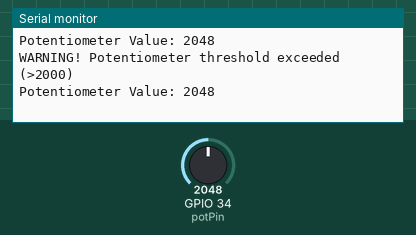
Bench run of a sketch on a simulated ESP32. Parts: the last lines printed to the serial monitor. Inputs (shaded band) come from the test bench; at power-on: GPIO 34 (potPin) = 2048.

Above: at 2.2 s.
2.3 s: GPIO 34 (potPin) set to 1960
At 2.9 s:
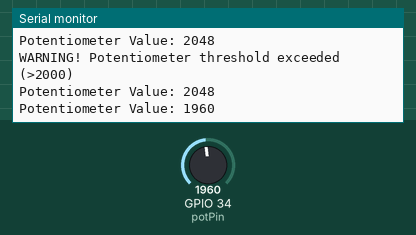
3.8 s: GPIO 34 (potPin) set to 2040
At 4.4 s:
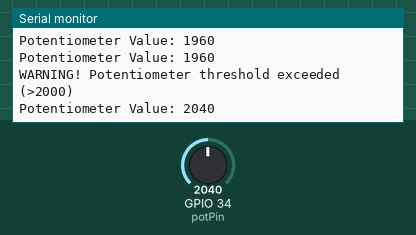
Timing chart, 0 to 6.8 s (numbered marks = the images above; inputs shaded):
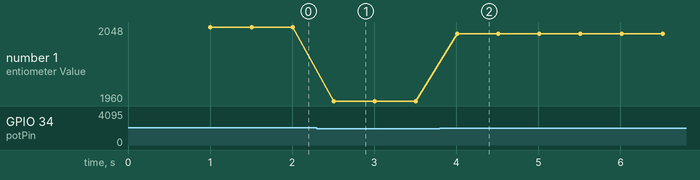

Measured:
- after the input at 2.3 s, the serial monitor: prints a new line after 0.21 s (image 1)
- after the input at 3.8 s, the serial monitor: prints a new line after 0.21 s (image 2)
- plotted number 1: 2048 → 1960 after the input at 2.3 s, 1960 → 2040 after the input at 3.8 s

The sketch:

practical1_esp32_potentiometer_alert.ino
```cpp
/*
  Practical 1: Alert System using ESP32 and Potentiometer
  Course: Computer Laboratory II - Industrial Internet of Things (417526)
  Department of AI & DS, ADYPSOE, SPPU
  Description: Reads analog voltage from a 10K potentiometer connected to GPIO 34.
  If the reading exceeds threshold 2000, triggers a "warning" message to Serial Monitor.
*/

const int potPin = 34; // GPIO 34 (ADC1_CH6) connected to Potentiometer Wiper (SIG)
int potValue = 0;      // Variable to store ADC reading (0 - 4095)

void setup() {
  Serial.begin(115200); // Initialize Serial Monitor at 115200 baud
  delay(1000);          // Allow board stabilization
  Serial.println("--- ESP32 Potentiometer Alert System Initialized ---");
}

void loop() {
  potValue = analogRead(potPin); // Read 12-bit ADC value (0 to 4095)

  // Check if threshold exceeded
  if (potValue > 2000) {
    Serial.println("WARNING! Potentiometer threshold exceeded (>2000)");
  }

  // Display continuous sensor value
  Serial.print("Potentiometer Value: ");
  Serial.println(potValue);

  delay(500); // 500ms delay between readings (2 updates per second)
}
```
